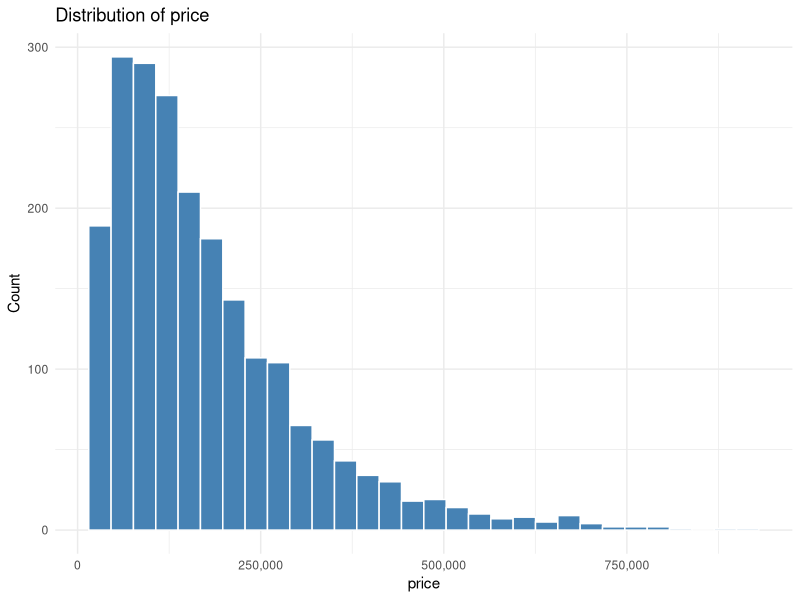
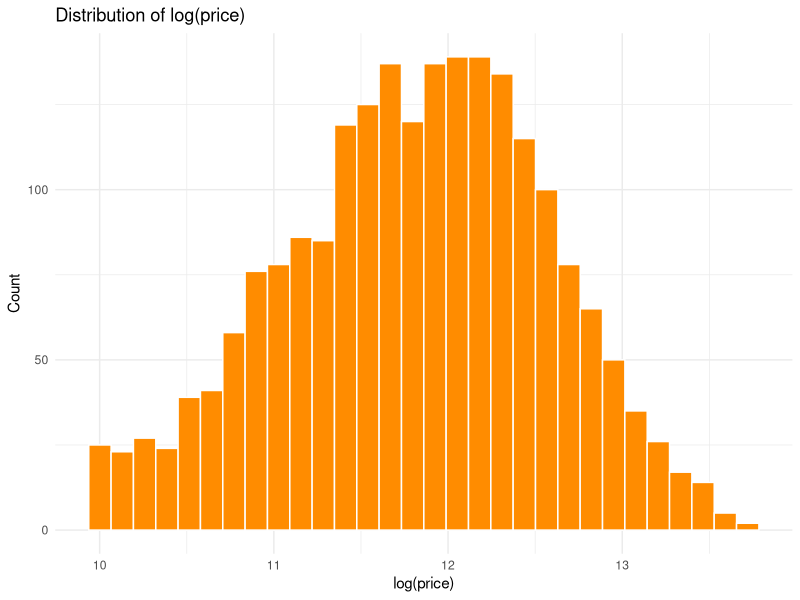
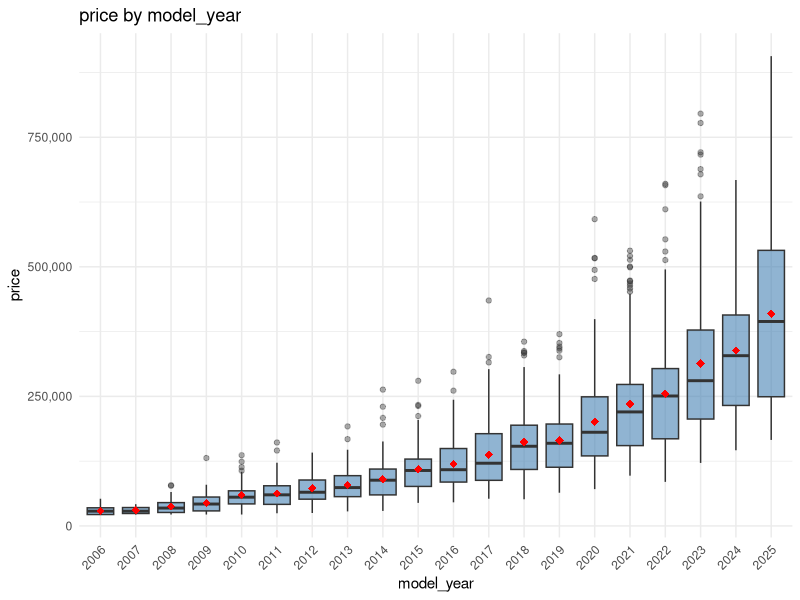
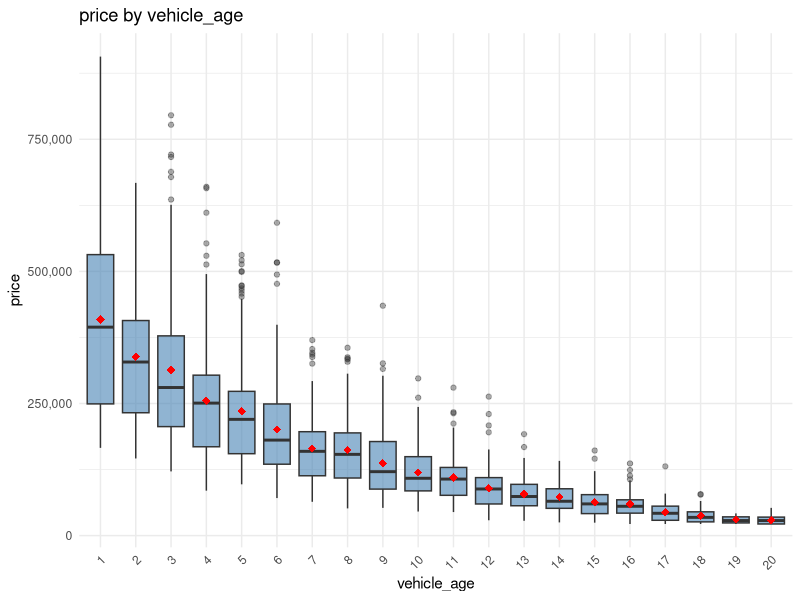
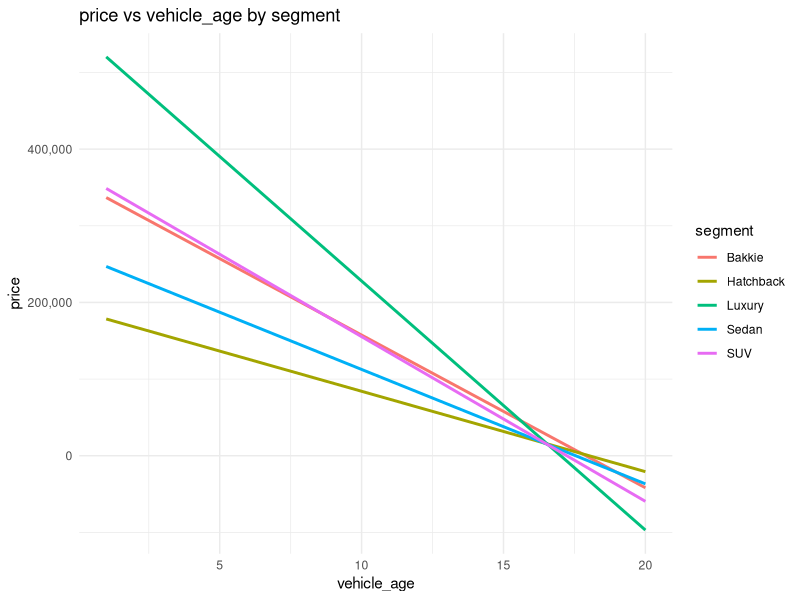
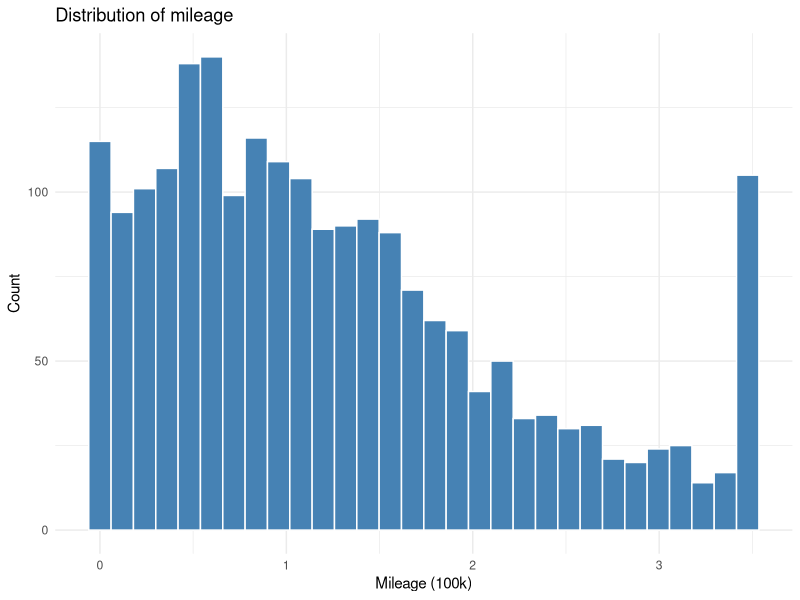
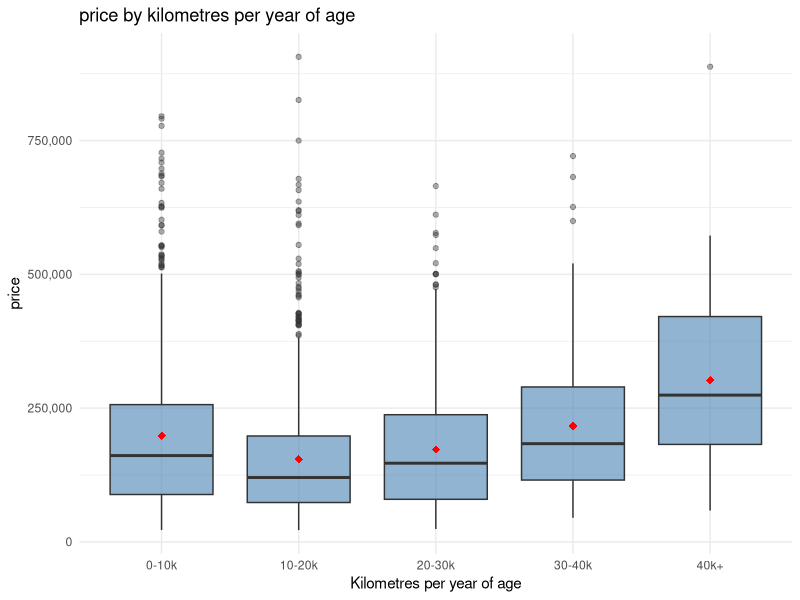
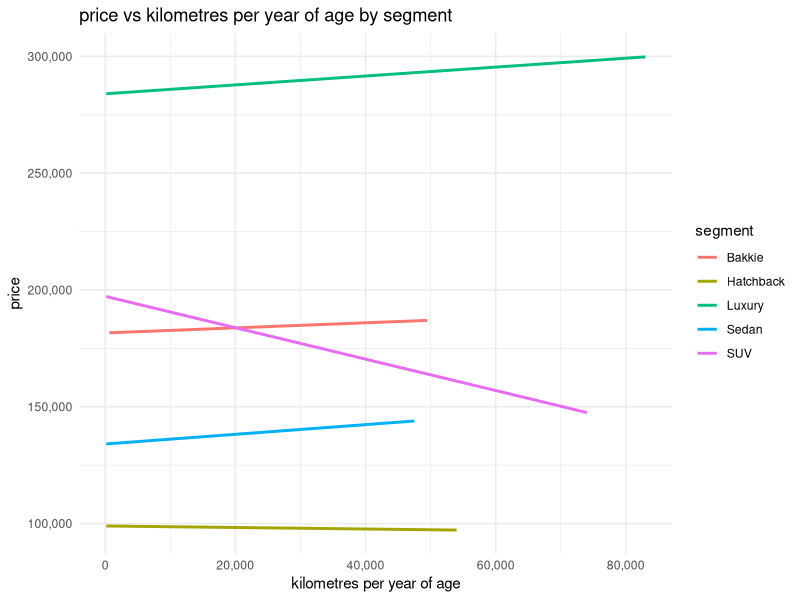

Write R code to recreate these figures, in order.
## ---- chunk 1
knitr::opts_chunk$set(echo = FALSE)

set.seed(123)

library(readr)
library(dplyr)
library(tidyverse)
library(knitr)
library(ggplot2)
library(scales)

Data <- read_csv("project_traindata.csv")

NumericVars <- c("price", "model_year", "vehicle_age", "mileage",
                 "engine_size", "previous_owners", "warranty_months")

CategoricalVars <- c("make", "segment", "transmission", "fuel_type", "province",
                     "service_history", "accident_history", "seller_type", "colour")
## ---- chunk 2
dim(Data)

kable(
  data.frame(Missing = sapply(Data, function(x) sum(is.na(x)))),
  caption = "Missing values per variable"
)

n_distinct(Data$listing_id) == nrow(Data)
## ---- chunk 3
skewness <- function(x) {
  n <- length(x)
  m <- mean(x)
  s <- sd(x)
  (sum((x - m)^3) / n) / s^3
}

num_table <- function(var) {
  x <- Data %>% pull(.data[[var]])
  ci <- t.test(x)$conf.int

  stats <- data.frame(
    n = length(x),
    mean = mean(x),
    sd = sd(x),
    median = median(x),
    min = min(x),
    max = max(x),
    Q1 = quantile(x, 0.25),
    Q3 = quantile(x, 0.75),
    skew = skewness(x),
    CI_lower = ci[1],
    CI_upper = ci[2]
  )
  rownames(stats) <- var
  kable(round(stats, 2), caption = paste("Descriptive statistics:", var))
}

num_hist <- function(var, bins = 30) {
  ggplot(Data, aes(x = .data[[var]])) +
    geom_histogram(bins = bins, fill = "steelblue", colour = "white") +
    scale_x_continuous(labels = comma) +
    labs(title = paste("Distribution of", var), x = var, y = "Count") +
    theme_minimal()
}

level_table <- function(var) {
  Data %>%
    group_by(.data[[var]]) %>%
    summarise(
      Count = n(),
      Average_price = round(mean(price), 0)
    ) %>%
    rename(Level = 1) %>%
    kable(caption = paste("Count and average price by", var))
}

level_box <- function(var, yvar = "price") {
  ggplot(Data, aes(x = as.factor(.data[[var]]), y = .data[[yvar]])) +
    geom_boxplot(fill = "steelblue", alpha = 0.6, outlier.alpha = 0.4) +
    stat_summary(fun = mean, geom = "point", shape = 18, size = 2.5, colour = "red") +
    scale_y_continuous(labels = comma) +
    labs(title = paste(yvar, "by", var), x = var, y = yvar) +
    theme_minimal() +
    theme(axis.text.x = element_text(angle = 45, hjust = 1))
}

seg_lines <- function(var, data = Data, xlab = var) {
  ggplot(data, aes(x = .data[[var]], y = price, colour = segment)) +
    geom_smooth(method = "lm", se = FALSE) +
    scale_x_continuous(labels = comma) +
    scale_y_continuous(labels = comma) +
    labs(title = paste("price vs", xlab, "by segment"), x = xlab, y = "price") +
    theme_minimal()
}
## ---- chunk 4
cat_table <- function(var) {
  Data %>%
    count(.data[[var]]) %>%
    mutate(Percent = round(n / sum(n) * 100, 1)) %>%
    rename(Category = 1, Frequency = n) %>%
    kable(caption = paste("Frequencies:", var))
}

cat_price_table <- function(var) {
  Data %>%
    group_by(.data[[var]]) %>%
    summarise(
      number_of_vehicles = n(),
      Average_price = round(mean(price), 0),
      Median_price = round(median(price), 0),
      spread_in_group = round(sd(price), 0),
      Min_price = min(price),
      Max_price = max(price)
    ) %>%
    rename(Category = 1) %>%
    kable(caption = paste("price by", var))
}

cat_bar <- function(var) {
  ggplot(Data, aes(x = fct_infreq(as.factor(.data[[var]])))) +
    geom_bar(fill = "steelblue") +
    labs(title = paste("Number of vehicles per", var), x = var, y = "Count") +
    theme_minimal() +
    theme(axis.text.x = element_text(angle = 45, hjust = 1))
}

cat_box <- function(var) {
  ggplot(Data, aes(x = as.factor(.data[[var]]), y = price)) +
    geom_boxplot(fill = "steelblue", alpha = 0.6, outlier.alpha = 0.4) +
    stat_summary(fun = mean, geom = "point", shape = 18, size = 2.5, colour = "red") +
    scale_y_continuous(labels = comma) +
    labs(title = paste("price by", var), x = var, y = "price") +
    theme_minimal() +
    theme(axis.text.x = element_text(angle = 45, hjust = 1))
}
## ---- chunk 5
num_table("price")
num_hist("price")

ggplot(Data, aes(x = log(price))) +
  geom_histogram(bins = 30, fill = "darkorange", colour = "white") +
  labs(title = "Distribution of log(price)", x = "log(price)", y = "Count") +
  theme_minimal()
## ---- chunk 6
level_table("model_year")
level_box("model_year")
## ---- chunk 7
level_table("vehicle_age")
level_box("vehicle_age")
seg_lines("vehicle_age")
## ---- chunk 8
ggplot(Data, aes(x = mileage / 100000)) +
  geom_histogram(bins = 30, fill = "steelblue", colour = "white") +
  labs(title = "Distribution of mileage", x = "Mileage (100k)", y = "Count") +
  theme_minimal()
## ---- chunk 9
sum(Data$vehicle_age == 0)

mileage_rate <- Data %>%
  filter(vehicle_age > 0) %>%
  mutate(
    km_per_year = mileage / vehicle_age,
    km_band = cut(
      km_per_year,
      breaks = c(0, 10000, 20000, 30000, 40000, Inf),
      labels = c("0-10k", "10-20k", "20-30k", "30-40k", "40k+"),
      right = FALSE
    )
  )

mileage_rate %>%
  group_by(km_band) %>%
  summarise(
    Count = n(),
    Average_price = round(mean(price), 0)
  ) %>%
  kable(caption = "Count and average price by kilometres per year of age")

ggplot(mileage_rate, aes(x = km_band, y = price)) +
  geom_boxplot(fill = "steelblue", alpha = 0.6, outlier.alpha = 0.4) +
  stat_summary(fun = mean, geom = "point", shape = 18, size = 2.5, colour = "red") +
  scale_y_continuous(labels = comma) +
  labs(title = "price by kilometres per year of age",
       x = "Kilometres per year of age", y = "price") +
  theme_minimal()

seg_lines("km_per_year", data = mileage_rate,
          xlab = "kilometres per year of age")
## ---- chunk 10
Data %>%
  count(engine_size) %>%
  rename(Count = n) %>%
  kable(caption = "Count by engine_size")
## ---- chunk 11
level_table("previous_owners")
level_box("previous_owners")
level_box("previous_owners", yvar = "vehicle_age")
## ---- chunk 12
Data %>%
  mutate(Warranty = if_else(warranty_months == 0, "No warranty", "Warranty remaining")) %>%
  group_by(Warranty) %>%
  summarise(
    Count = n(),
    Average_price = round(mean(price), 0)
  ) %>%
  mutate(Average_price = if_else(Warranty == "No warranty", NA_real_, Average_price)) %>%
  kable(caption = "Warranty remaining: zero versus non-zero")

Data %>%
  filter(warranty_months > 0) %>%
  ggplot(aes(x = warranty_months, y = price)) +
  geom_point(alpha = 0.3) +
  geom_smooth(method = "loess", se = FALSE, colour = "red") +
  scale_y_continuous(labels = comma) +
  labs(title = "price vs warranty months (vehicles with warranty remaining)",
       x = "warranty_months", y = "price") +
  theme_minimal()
## ---- chunk 13
cor(Data$model_year, Data$vehicle_age)

ggplot(Data, aes(x = model_year, y = vehicle_age)) +
  geom_point(alpha = 0.4) +
  labs(title = "vehicle_age vs model_year", x = "model_year", y = "vehicle_age") +
  theme_minimal()

table(Data$model_year + Data$vehicle_age)
## ---- chunk 14
Data %>%
  select(all_of(NumericVars)) %>%
  cor() %>%
  round(2) %>%
  kable(caption = "Correlation matrix of numerical variables")
## ---- chunk 15
cat_table("make")
cat_price_table("make")
cat_bar("make")
cat_box("make")
## ---- chunk 16
cat_table("segment")
cat_price_table("segment")
cat_bar("segment")

cat_box("segment") +
  scale_y_log10(labels = comma) +
  labs(title = "price by segment (log y-axis)", y = "price (log scale)")
## ---- chunk 17
cat_table("transmission")
cat_price_table("transmission")
cat_box("transmission")
## ---- chunk 18
cat_table("fuel_type")
cat_price_table("fuel_type")
cat_bar("fuel_type")
cat_box("fuel_type")
## ---- chunk 19
cat_table("province")
cat_price_table("province")
cat_bar("province")
cat_box("province")
## ---- chunk 20
cat_table("service_history")
cat_price_table("service_history")
cat_bar("service_history")
cat_box("service_history")
## ---- chunk 21
cat_table("accident_history")
cat_price_table("accident_history")
cat_box("accident_history")
## ---- chunk 22
cat_table("seller_type")
cat_price_table("seller_type")
cat_box("seller_type")
## ---- chunk 23
cat_table("colour")
cat_price_table("colour")
cat_bar("colour")
cat_box("colour")
## ---- chunk 24
cat_box("transmission") + facet_wrap(~ segment)
cat_box("fuel_type") + facet_wrap(~ segment)
